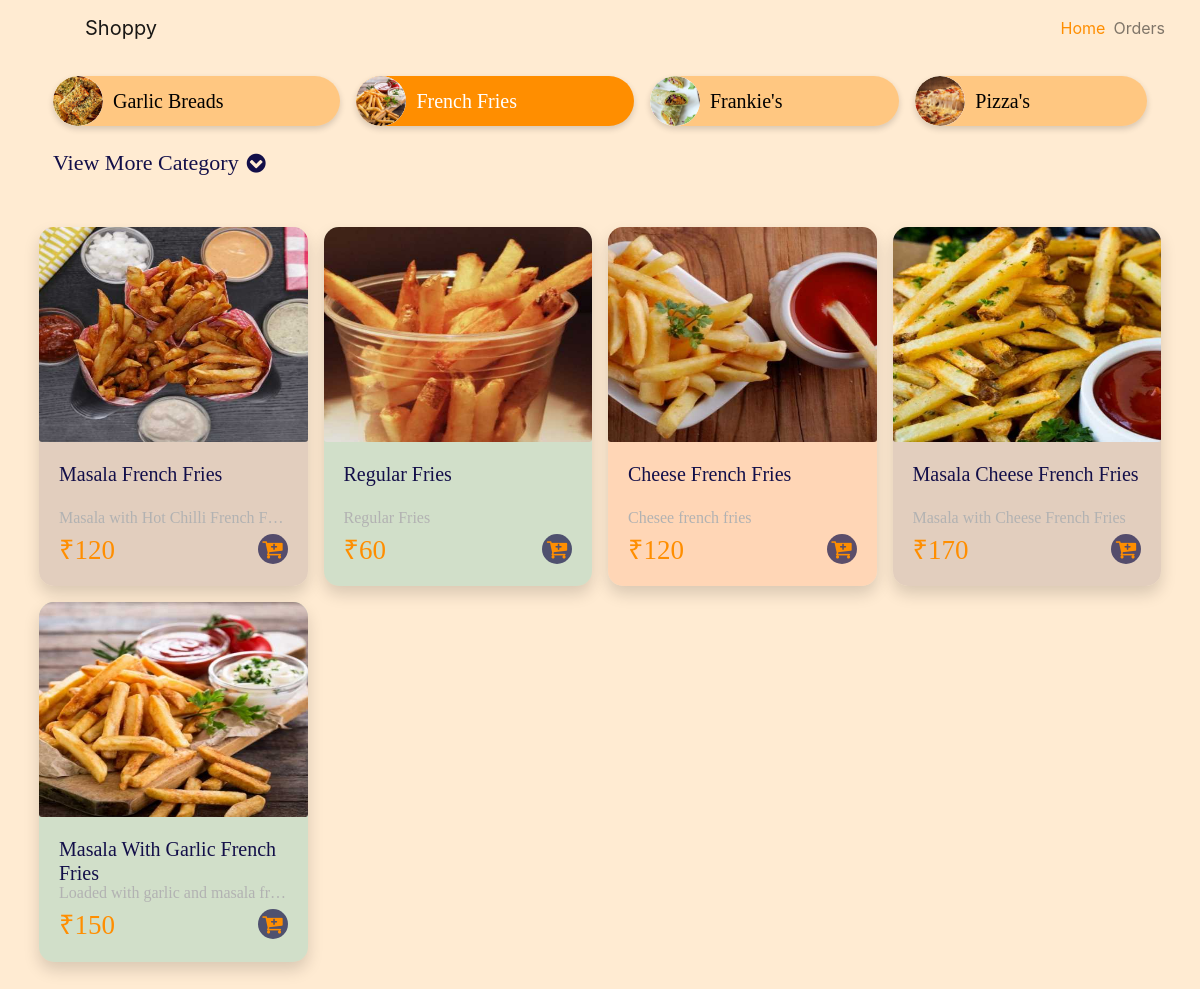
The app's page /?category=2 with its own data.
### app/models.py (models this page shows, shortened)
class Categories(models.Model):
    name = models.CharField(max_length=50)
    image = models.ImageField(upload_to="uploades/categories/")
    @staticmethod
    def get_all_categories():
        return Categories.objects.all()

class Products(models.Model):
    name = models.CharField(max_length=50)
    price = models.IntegerField(default=0)
    description = models.CharField(max_length=200, default="")
    category = models.ForeignKey(Categories, on_delete=models.CASCADE, default=1)
    image = models.ImageField(upload_to="uploades/products/")
    preparationTime=models.CharField(max_length=50,default=0)
    @staticmethod
    def get_all_products_by_id(categoryId):
        if categoryId:
            return Products.objects.filter(category=categoryId)
        else:
            return Products.objects.all()

### app/views.py (the view)
# urls.py: path('',views.productView,name='/' ),
def productView(request):
    product = None
    categories = Categories.get_all_categories()
    categoryId = request.GET.get("category")
    if categoryId:
        categoryId = int(categoryId)
        product = Products.get_all_products_by_id(categoryId)
    else:
        categoryId = int(categories[0].id)
        product = Products.get_all_products_by_id(categoryId)
    dataJSON = serializers.serialize('json',product)
    return render(
        request,
        "products.html",
        {
            "products": product,
            "jsonProducts":dataJSON,
            "categories": categories,
            "selectedCategoryId": categoryId,
        },
    )

### templates/products.html (shortened to what this page needs)
{% extends 'base.html' %} {% block container %}
<div class="container category-container">
  <div class="d-flex flex-wrap my-3">
    {% for category in categories%}
    <a
      class="{% if forloop.counter > 4 %} d-none {% else %} m-1 category d-flex flex-row flex-grow-1 align-items-center mx-2 {% if selectedCategoryId == category.id %} active-class {% else %} {% endif %} {% endif %}"
      href="?category={{category.id}}"
      disabled="{% if selectedCategoryId == category.id %}disabled{% else %} {% endif %}"
    >
      <div class="circle d-flex justify-content-center align-items-center">
        <img
          src="{{category.image.url}}"
          class="category-img animation-element img-fluid"
          alt="..."
        />
      </div>
      <div class="d-flex justify-content-center align-items-center">
        <h5 class="category-name">{{category.name}}</h5>
      </div>
    </a>
    {% endfor %}
  </div>
  <p
    class="collapseCategory collapsed px-2 {% if categories.count > 4 %} d-block {% else %} d-none {% endif %}"
    data-toggle="collapse"
    aria-expanded="{% if selectedCategoryId > 4 %} true {% else %} false {% endif %}"
    data-target="#categoryCollapse"
  >
    <span
      class="moreCategory align-items-center {% if selectedCategoryId > 4 %} d-none {% else %} d-flex {% endif %}"
    >
      View More Category <i class="mx-2 fa fa-chevron-circle-down"></i>
    </span>
  </p>
</div>
<div class="container p-3 mb-5">
  <div class="row my-3">
    {% for product in products%}
    <div class="col-6 col-sm-6 col-md-3 col-lg-3 col-xl-3 item pb-3 px-2 item">
      <div class="card shadow product">
        <div class="d-flex justify-content-center">
          <img
            src="{{product.image.url}}"
            class="card-img-top animation-element img-fluid card-img"
            alt="..."
          />
        </div>
        <div class="card-body">
          <div>
            <h5 class="item-title1">{{product.name}}</h5>
            <p class="item-description mb-1">{{product.description}}</p>
          </div>
          <div>
            <div class="row m-0">
              <div class="col-6 p-0 d-flex align-items-center">
                <h1 class="item-price d-flex align-items-center mb-0 pb-0">
                  ₹{{product.price}}
                </h1>
              </div>
              <div class="col-6 d-flex justify-content-center p-0">
                <div class="ml-auto">
                  <div
                    onclick="addToCart({{product.id}})"
                    class="itemsquare d-flex justify-content-center align-items-center"
                    style="height: 30px; width: 30px"
                  >
                    <i class="fa fa-cart-plus"></i>
                  </div>
                </div>
              </div>
            </div>
          </div>
        </div>
      </div>
    </div>
    {% endfor %}
  </div>
</div>
{%endblock%}

### templates/base.html (style rules this page uses)
body { background: #ffd39c73; }
.category.active-class { background: #ff8e00 !important; box-shadow: 0 3px 6px rgba(0, 0, 0, 0.16) !important; }
.collapseCategory { color: #130f49; font-size: 22px; font-family: MuliBOld; }
.category-name { margin: 0; color: black; font-size: 20px; padding: 0 10px; font-family: MuliBOld; text-align: center; word-break: break-word; overflow: hidden; }
.category-container { overflow: auto; background: #ffebd2; position: sticky; top: -3px; z-index: 1; }
.active-class .category-name { color: white; }
.category { min-width: fit-content; display: flex !important; background-color: #ff8e0063; border-radius: 100px; box-shadow: 0 3px 6px rgba(0, 0, 0, 0.16) !important; cursor: pointer; text-decoration: none !important; -webkit-border-radius: 100px; -moz-border-radius: 100px; -ms-border-radius: 100px; -o-border-radius: 100px; flex-direction: row !important; align-items: center !important; }
a[disabled="disabled"] { pointer-events: none; }
.circle { height: 50px; width: 50px; background-color: rgb(255, 255, 255); border-radius: 64px; overflow: hidden; -webkit-border-radius: 64px; -moz-border-radius: 64px; -ms-border-radius: 64px; -o-border-radius: 64px; }
.category-img { height: 100% !important; width: 100% !important; border-radius: 50px; }
.fa-cart-plus { color: #ff8e00; font-size: 22px; }
.itemsquare { cursor: pointer; border-radius: 50px; padding: 10px; background: #19164ab5; }
.card-img { width: 200px; background-size: cover; width: -webkit-fill-available; max-height: 215px; min-height: 215px; border-top-right-radius: 15px; border-top-left-radius: 15px; }
.animation-element { animation: zoominoutsinglefeatured 0.7s ease-out; }
.item-title1 { color: #130f49; font-family: MuliBold; height: 36px; }
.item-description { color: #b2b2b2; font-size: 16px; font-family: MuliRegular; text-overflow: ellipsis; white-space: nowrap; overflow: hidden; }
.item > .card { border: none !important; border-radius: 15px !important; -webkit-border-radius: 15px !important; -moz-border-radius: 15px !important; -ms-border-radius: 15px !important; -o-border-radius: 15px !important; }
.item:nth-child(3n + 0) > .product { background-color: #ffc7a391 !important; }
.item:nth-child(3n + 1) > .product { background-color: #dbc7b9cc !important; }
.item:nth-child(3n + 2) > .product { background-color: #4abcac40 !important; }
.item-price { color: #ff8e00; font-size: 27px; font-family: MuliBold; }

### records on screen
Categories: image (picture), name "Garlic Breads"
Categories: image (picture), name "French Fries"
Categories: image (picture), name "Frankie's"
Categories: image (picture), name "Pizza's"
Products: image (picture), name "Masala French Fries", description "Masala with Hot Chilli French F…", price "120", {{ product.id }} 3 (drawn)
Products: image (picture), name "Regular Fries", description "Regular Fries", price "60"
Products: image (picture), name "Cheese French Fries", description "Chesee french fries", price "120"
Products: image (picture), name "Masala Cheese French Fries", description "Masala with Cheese French Fries", price "170"
Products: image (picture), name "Masala With Garlic French Fries", description "Loaded with garlic and masala fr…", price "150"
